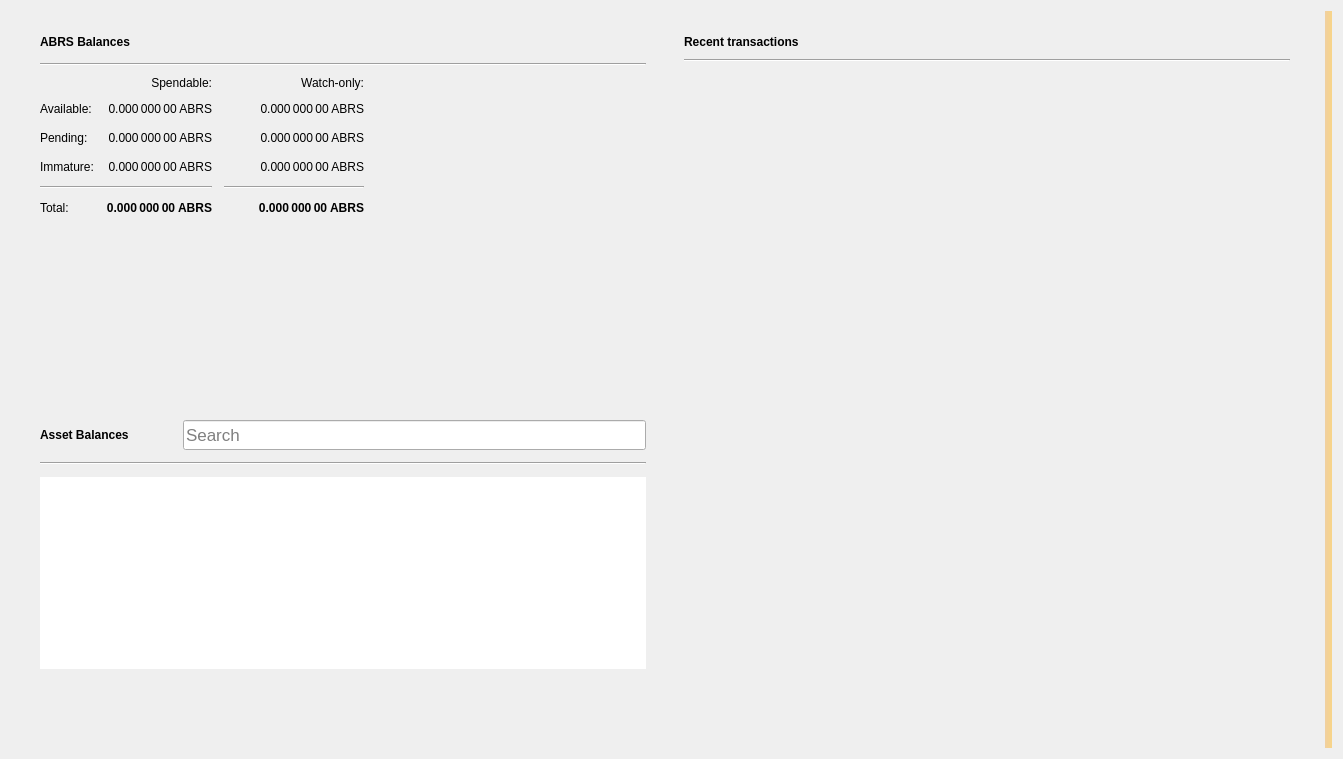
<?xml version="1.0" encoding="UTF-8"?>
<ui version="4.0">
 <class>OverviewPage</class>
 <widget class="QWidget" name="OverviewPage">
  <property name="geometry">
   <rect>
    <x>0</x>
    <y>0</y>
    <width>1343</width>
    <height>759</height>
   </rect>
  </property>
  <property name="minimumSize">
   <size>
    <width>760</width>
    <height>0</height>
   </size>
  </property>
  <property name="windowTitle">
   <string>Form</string>
  </property>
  <property name="autoFillBackground">
   <bool>false</bool>
  </property>
  <layout class="QGridLayout" name="gridLayout_3">
   <item row="0" column="1">
    <layout class="QVBoxLayout" name="verticalLayout_7">
     <property name="spacing">
      <number>0</number>
     </property>
     <property name="leftMargin">
      <number>0</number>
     </property>
     <property name="topMargin">
      <number>0</number>
     </property>
     <property name="rightMargin">
      <number>0</number>
     </property>
     <property name="bottomMargin">
      <number>0</number>
     </property>
     <item>
      <layout class="QHBoxLayout" name="horizontalLayout" stretch="0,0">
       <property name="spacing">
        <number>20</number>
       </property>
       <property name="sizeConstraint">
        <enum>QLayout::SetMinAndMaxSize</enum>
       </property>
       <property name="leftMargin">
        <number>20</number>
       </property>
       <property name="topMargin">
        <number>20</number>
       </property>
       <property name="rightMargin">
        <number>20</number>
       </property>
       <property name="bottomMargin">
        <number>20</number>
       </property>
       <item>
        <layout class="QVBoxLayout" name="verticalLayout_2">
         <property name="spacing">
          <number>0</number>
         </property>
         <property name="rightMargin">
          <number>0</number>
         </property>
         <item>
          <widget class="QFrame" name="frame">
           <property name="sizePolicy">
            <sizepolicy hsizetype="Preferred" vsizetype="Preferred">
             <horstretch>0</horstretch>
             <verstretch>0</verstretch>
            </sizepolicy>
           </property>
           <property name="minimumSize">
            <size>
             <width>350</width>
             <height>180</height>
            </size>
           </property>
           <property name="frameShape">
            <enum>QFrame::NoFrame</enum>
           </property>
           <property name="frameShadow">
            <enum>QFrame::Raised</enum>
           </property>
           <property name="lineWidth">
            <number>5</number>
           </property>
           <layout class="QVBoxLayout" name="verticalLayout_4">
            <property name="spacing">
             <number>10</number>
            </property>
            <property name="topMargin">
             <number>0</number>
            </property>
            <property name="bottomMargin">
             <number>0</number>
            </property>
            <item>
             <layout class="QHBoxLayout" name="horizontalLayout_4">
              <property name="spacing">
               <number>6</number>
              </property>
              <item>
               <widget class="QLabel" name="rvnBalancesLabel">
                <property name="font">
                 <font>
                  <weight>75</weight>
                  <bold>true</bold>
                 </font>
                </property>
                <property name="text">
                 <string>ABRS Balances</string>
                </property>
               </widget>
              </item>
              <item>
               <widget class="QPushButton" name="labelWalletStatus">
                <property name="enabled">
                 <bool>true</bool>
                </property>
                <property name="maximumSize">
                 <size>
                  <width>30</width>
                  <height>16777215</height>
                 </size>
                </property>
                <property name="toolTip">
                 <string>The displayed information may be out of date. Your wallet automatically synchronizes with the Aurora Borealis network after a connection is established, but this process has not completed yet.</string>
                </property>
                <property name="text">
                 <string/>
                </property>
                <property name="icon">
                 <iconset>
                  <normaloff>:/icons/warning</normaloff>
                  <disabledoff>:/icons/warning</disabledoff>:/icons/warning</iconset>
                </property>
                <property name="iconSize">
                 <size>
                  <width>24</width>
                  <height>24</height>
                 </size>
                </property>
                <property name="flat">
                 <bool>true</bool>
                </property>
               </widget>
              </item>
              <item>
               <spacer name="horizontalSpacer_3">
                <property name="orientation">
                 <enum>Qt::Horizontal</enum>
                </property>
                <property name="sizeHint" stdset="0">
                 <size>
                  <width>40</width>
                  <height>20</height>
                 </size>
                </property>
               </spacer>
              </item>
             </layout>
            </item>
            <item>
             <widget class="Line" name="line_2">
              <property name="orientation">
               <enum>Qt::Horizontal</enum>
              </property>
             </widget>
            </item>
            <item>
             <layout class="QGridLayout" name="gridLayout">
              <property name="bottomMargin">
               <number>5</number>
              </property>
              <property name="spacing">
               <number>12</number>
              </property>
              <item row="3" column="2">
               <widget class="QLabel" name="labelWatchImmature">
                <property name="font">
                 <font>
                  <weight>50</weight>
                  <bold>false</bold>
                 </font>
                </property>
                <property name="cursor">
                 <cursorShape>IBeamCursor</cursorShape>
                </property>
                <property name="toolTip">
                 <string>Mined balance in watch-only addresses that has not yet matured</string>
                </property>
                <property name="text">
                 <string notr="true">0.000 000 00 ABRS</string>
                </property>
                <property name="alignment">
                 <set>Qt::AlignRight|Qt::AlignTrailing|Qt::AlignVCenter</set>
                </property>
                <property name="textInteractionFlags">
                 <set>Qt::LinksAccessibleByMouse|Qt::TextSelectableByKeyboard|Qt::TextSelectableByMouse</set>
                </property>
               </widget>
              </item>
              <item row="2" column="3">
               <spacer name="horizontalSpacer_2">
                <property name="orientation">
                 <enum>Qt::Horizontal</enum>
                </property>
                <property name="sizeHint" stdset="0">
                 <size>
                  <width>40</width>
                  <height>20</height>
                 </size>
                </property>
               </spacer>
              </item>
              <item row="1" column="0">
               <widget class="QLabel" name="labelBalanceText">
                <property name="text">
                 <string>Available:</string>
                </property>
               </widget>
              </item>
              <item row="1" column="2">
               <widget class="QLabel" name="labelWatchAvailable">
                <property name="font">
                 <font>
                  <weight>50</weight>
                  <bold>false</bold>
                 </font>
                </property>
                <property name="cursor">
                 <cursorShape>IBeamCursor</cursorShape>
                </property>
                <property name="toolTip">
                 <string>Your current balance in watch-only addresses</string>
                </property>
                <property name="text">
                 <string notr="true">0.000 000 00 ABRS</string>
                </property>
                <property name="alignment">
                 <set>Qt::AlignRight|Qt::AlignTrailing|Qt::AlignVCenter</set>
                </property>
                <property name="textInteractionFlags">
                 <set>Qt::LinksAccessibleByMouse|Qt::TextSelectableByKeyboard|Qt::TextSelectableByMouse</set>
                </property>
               </widget>
              </item>
              <item row="2" column="1">
               <widget class="QLabel" name="labelUnconfirmed">
                <property name="font">
                 <font>
                  <weight>50</weight>
                  <bold>false</bold>
                 </font>
                </property>
                <property name="cursor">
                 <cursorShape>IBeamCursor</cursorShape>
                </property>
                <property name="toolTip">
                 <string>Total of transactions that have yet to be confirmed, and do not yet count toward the spendable balance</string>
                </property>
                <property name="text">
                 <string notr="true">0.000 000 00 ABRS</string>
                </property>
                <property name="alignment">
                 <set>Qt::AlignRight|Qt::AlignTrailing|Qt::AlignVCenter</set>
                </property>
                <property name="textInteractionFlags">
                 <set>Qt::LinksAccessibleByMouse|Qt::TextSelectableByKeyboard|Qt::TextSelectableByMouse</set>
                </property>
               </widget>
              </item>
              <item row="4" column="2">
               <widget class="Line" name="lineWatchBalance">
                <property name="sizePolicy">
                 <sizepolicy hsizetype="Preferred" vsizetype="Fixed">
                  <horstretch>0</horstretch>
                  <verstretch>0</verstretch>
                 </sizepolicy>
                </property>
                <property name="minimumSize">
                 <size>
                  <width>140</width>
                  <height>0</height>
                 </size>
                </property>
                <property name="orientation">
                 <enum>Qt::Horizontal</enum>
                </property>
               </widget>
              </item>
              <item row="0" column="1">
               <widget class="QLabel" name="labelSpendable">
                <property name="text">
                 <string>Spendable:</string>
                </property>
                <property name="alignment">
                 <set>Qt::AlignRight|Qt::AlignTrailing|Qt::AlignVCenter</set>
                </property>
               </widget>
              </item>
              <item row="3" column="0">
               <widget class="QLabel" name="labelImmatureText">
                <property name="text">
                 <string>Immature:</string>
                </property>
               </widget>
              </item>
              <item row="5" column="2">
               <widget class="QLabel" name="labelWatchTotal">
                <property name="font">
                 <font>
                  <weight>75</weight>
                  <bold>true</bold>
                 </font>
                </property>
                <property name="cursor">
                 <cursorShape>IBeamCursor</cursorShape>
                </property>
                <property name="toolTip">
                 <string>Current total balance in watch-only addresses</string>
                </property>
                <property name="text">
                 <string notr="true">0.000 000 00 ABRS</string>
                </property>
                <property name="alignment">
                 <set>Qt::AlignRight|Qt::AlignTrailing|Qt::AlignVCenter</set>
                </property>
                <property name="textInteractionFlags">
                 <set>Qt::LinksAccessibleByMouse|Qt::TextSelectableByKeyboard|Qt::TextSelectableByMouse</set>
                </property>
               </widget>
              </item>
              <item row="4" column="0" colspan="2">
               <widget class="Line" name="line">
                <property name="orientation">
                 <enum>Qt::Horizontal</enum>
                </property>
               </widget>
              </item>
              <item row="0" column="2">
               <widget class="QLabel" name="labelWatchonly">
                <property name="text">
                 <string>Watch-only:</string>
                </property>
                <property name="alignment">
                 <set>Qt::AlignRight|Qt::AlignTrailing|Qt::AlignVCenter</set>
                </property>
               </widget>
              </item>
              <item row="5" column="1">
               <widget class="QLabel" name="labelTotal">
                <property name="font">
                 <font>
                  <weight>75</weight>
                  <bold>true</bold>
                 </font>
                </property>
                <property name="cursor">
                 <cursorShape>IBeamCursor</cursorShape>
                </property>
                <property name="toolTip">
                 <string>Your current total balance</string>
                </property>
                <property name="text">
                 <string notr="true">0.000 000 00 ABRS</string>
                </property>
                <property name="alignment">
                 <set>Qt::AlignRight|Qt::AlignTrailing|Qt::AlignVCenter</set>
                </property>
                <property name="textInteractionFlags">
                 <set>Qt::LinksAccessibleByMouse|Qt::TextSelectableByKeyboard|Qt::TextSelectableByMouse</set>
                </property>
               </widget>
              </item>
              <item row="1" column="1">
               <widget class="QLabel" name="labelBalance">
                <property name="font">
                 <font>
                  <weight>50</weight>
                  <bold>false</bold>
                 </font>
                </property>
                <property name="cursor">
                 <cursorShape>IBeamCursor</cursorShape>
                </property>
                <property name="toolTip">
                 <string>Your current spendable balance</string>
                </property>
                <property name="text">
                 <string notr="true">0.000 000 00 ABRS</string>
                </property>
                <property name="alignment">
                 <set>Qt::AlignRight|Qt::AlignTrailing|Qt::AlignVCenter</set>
                </property>
                <property name="textInteractionFlags">
                 <set>Qt::LinksAccessibleByMouse|Qt::TextSelectableByKeyboard|Qt::TextSelectableByMouse</set>
                </property>
               </widget>
              </item>
              <item row="2" column="0">
               <widget class="QLabel" name="labelPendingText">
                <property name="text">
                 <string>Pending:</string>
                </property>
               </widget>
              </item>
              <item row="5" column="0">
               <widget class="QLabel" name="labelTotalText">
                <property name="text">
                 <string>Total:</string>
                </property>
               </widget>
              </item>
              <item row="3" column="1">
               <widget class="QLabel" name="labelImmature">
                <property name="font">
                 <font>
                  <weight>50</weight>
                  <bold>false</bold>
                 </font>
                </property>
                <property name="cursor">
                 <cursorShape>IBeamCursor</cursorShape>
                </property>
                <property name="toolTip">
                 <string>Mined balance that has not yet matured</string>
                </property>
                <property name="text">
                 <string notr="true">0.000 000 00 ABRS</string>
                </property>
                <property name="alignment">
                 <set>Qt::AlignRight|Qt::AlignTrailing|Qt::AlignVCenter</set>
                </property>
                <property name="textInteractionFlags">
                 <set>Qt::LinksAccessibleByMouse|Qt::TextSelectableByKeyboard|Qt::TextSelectableByMouse</set>
                </property>
               </widget>
              </item>
              <item row="2" column="2">
               <widget class="QLabel" name="labelWatchPending">
                <property name="font">
                 <font>
                  <weight>50</weight>
                  <bold>false</bold>
                 </font>
                </property>
                <property name="cursor">
                 <cursorShape>IBeamCursor</cursorShape>
                </property>
                <property name="toolTip">
                 <string>Unconfirmed transactions to watch-only addresses</string>
                </property>
                <property name="text">
                 <string notr="true">0.000 000 00 ABRS</string>
                </property>
                <property name="alignment">
                 <set>Qt::AlignRight|Qt::AlignTrailing|Qt::AlignVCenter</set>
                </property>
                <property name="textInteractionFlags">
                 <set>Qt::LinksAccessibleByMouse|Qt::TextSelectableByKeyboard|Qt::TextSelectableByMouse</set>
                </property>
               </widget>
              </item>
             </layout>
            </item>
           </layout>
          </widget>
         </item>
         <item>
          <widget class="QWidget" name="assetVerticalSpaceWidget2" native="true">
           <property name="autoFillBackground">
            <bool>false</bool>
           </property>
           <layout class="QVBoxLayout" name="verticalLayout_6">
            <item>
             <spacer name="verticalSpacer_4">
              <property name="orientation">
               <enum>Qt::Vertical</enum>
              </property>
              <property name="sizeType">
               <enum>QSizePolicy::MinimumExpanding</enum>
              </property>
              <property name="sizeHint" stdset="0">
               <size>
                <width>20</width>
                <height>10</height>
               </size>
              </property>
             </spacer>
            </item>
           </layout>
          </widget>
         </item>
         <item>
          <widget class="QFrame" name="assetFrame">
           <property name="minimumSize">
            <size>
             <width>350</width>
             <height>150</height>
            </size>
           </property>
           <property name="autoFillBackground">
            <bool>true</bool>
           </property>
           <property name="frameShape">
            <enum>QFrame::NoFrame</enum>
           </property>
           <property name="frameShadow">
            <enum>QFrame::Plain</enum>
           </property>
           <property name="lineWidth">
            <number>0</number>
           </property>
           <layout class="QVBoxLayout" name="verticalLayout_5">
            <property name="spacing">
             <number>12</number>
            </property>
            <item>
             <layout class="QHBoxLayout" name="assetBalanceHorizontalLayout">
              <item alignment="Qt::AlignVCenter">
               <widget class="QLabel" name="assetBalanceLabel">
                <property name="font">
                 <font>
                  <weight>75</weight>
                  <bold>true</bold>
                 </font>
                </property>
                <property name="text">
                 <string>Asset Balances</string>
                </property>
               </widget>
              </item>
              <item>
               <widget class="QPushButton" name="labelAssetStatus">
                <property name="enabled">
                 <bool>true</bool>
                </property>
                <property name="maximumSize">
                 <size>
                  <width>30</width>
                  <height>16777215</height>
                 </size>
                </property>
                <property name="toolTip">
                 <string>The displayed information may be out of date. Your wallet automatically synchronizes with the Aurora Borealis network after a connection is established, but this process has not completed yet.</string>
                </property>
                <property name="text">
                 <string/>
                </property>
                <property name="icon">
                 <iconset>
                  <normaloff>:/icons/warning</normaloff>
                  <disabledoff>:/icons/warning</disabledoff>:/icons/warning</iconset>
                </property>
                <property name="iconSize">
                 <size>
                  <width>24</width>
                  <height>24</height>
                 </size>
                </property>
                <property name="flat">
                 <bool>true</bool>
                </property>
               </widget>
              </item>
              <item alignment="Qt::AlignBottom">
               <widget class="QLineEdit" name="assetSearch">
                <property name="sizePolicy">
                 <sizepolicy hsizetype="Expanding" vsizetype="Preferred">
                  <horstretch>0</horstretch>
                  <verstretch>0</verstretch>
                 </sizepolicy>
                </property>
                <property name="minimumSize">
                 <size>
                  <width>0</width>
                  <height>30</height>
                 </size>
                </property>
                <property name="maximumSize">
                 <size>
                  <width>16777215</width>
                  <height>30</height>
                 </size>
                </property>
                <property name="sizeIncrement">
                 <size>
                  <width>0</width>
                  <height>0</height>
                 </size>
                </property>
                <property name="baseSize">
                 <size>
                  <width>0</width>
                  <height>0</height>
                 </size>
                </property>
                <property name="font">
                 <font>
                  <pointsize>13</pointsize>
                 </font>
                </property>
                <property name="maxLength">
                 <number>32</number>
                </property>
                <property name="frame">
                 <bool>true</bool>
                </property>
                <property name="alignment">
                 <set>Qt::AlignLeading|Qt::AlignLeft|Qt::AlignVCenter</set>
                </property>
                <property name="placeholderText">
                 <string>Search</string>
                </property>
                <property name="clearButtonEnabled">
                 <bool>true</bool>
                </property>
               </widget>
              </item>
             </layout>
            </item>
            <item>
             <widget class="Line" name="assetBalanceLine">
              <property name="orientation">
               <enum>Qt::Horizontal</enum>
              </property>
             </widget>
            </item>
            <item>
             <widget class="QListView" name="listAssets">
              <property name="frameShape">
               <enum>QFrame::NoFrame</enum>
              </property>
              <property name="lineWidth">
               <number>0</number>
              </property>
              <property name="verticalScrollMode">
               <enum>QAbstractItemView::ScrollPerItem</enum>
              </property>
             </widget>
            </item>
            <item>
             <widget class="QWidget" name="assetVerticalSpaceWidget" native="true">
              <property name="autoFillBackground">
               <bool>false</bool>
              </property>
              <layout class="QVBoxLayout" name="verticalLayout">
               <item>
                <spacer name="verticalSpacer_3">
                 <property name="orientation">
                  <enum>Qt::Vertical</enum>
                 </property>
                 <property name="sizeHint" stdset="0">
                  <size>
                   <width>20</width>
                   <height>20</height>
                  </size>
                 </property>
                </spacer>
               </item>
              </layout>
             </widget>
            </item>
           </layout>
          </widget>
         </item>
        </layout>
       </item>
       <item>
        <layout class="QVBoxLayout" name="verticalLayout_3">
         <property name="spacing">
          <number>20</number>
         </property>
         <property name="leftMargin">
          <number>0</number>
         </property>
         <item>
          <widget class="QFrame" name="frame_2">
           <property name="sizePolicy">
            <sizepolicy hsizetype="Preferred" vsizetype="Preferred">
             <horstretch>0</horstretch>
             <verstretch>0</verstretch>
            </sizepolicy>
           </property>
           <property name="minimumSize">
            <size>
             <width>350</width>
             <height>0</height>
            </size>
           </property>
           <property name="sizeIncrement">
            <size>
             <width>0</width>
             <height>300</height>
            </size>
           </property>
           <property name="frameShape">
            <enum>QFrame::NoFrame</enum>
           </property>
           <property name="frameShadow">
            <enum>QFrame::Plain</enum>
           </property>
           <property name="lineWidth">
            <number>0</number>
           </property>
           <layout class="QGridLayout" name="gridLayout_2">
            <property name="topMargin">
             <number>0</number>
            </property>
            <property name="horizontalSpacing">
             <number>12</number>
            </property>
            <item row="0" column="0">
             <layout class="QHBoxLayout" name="horizontalLayout_2">
              <property name="spacing">
               <number>6</number>
              </property>
              <item>
               <widget class="QLabel" name="recentTransactionsLabel">
                <property name="font">
                 <font>
                  <weight>75</weight>
                  <bold>true</bold>
                 </font>
                </property>
                <property name="text">
                 <string>Recent transactions</string>
                </property>
               </widget>
              </item>
              <item>
               <widget class="QPushButton" name="labelTransactionsStatus">
                <property name="enabled">
                 <bool>true</bool>
                </property>
                <property name="maximumSize">
                 <size>
                  <width>30</width>
                  <height>16777215</height>
                 </size>
                </property>
                <property name="toolTip">
                 <string>The displayed information may be out of date. Your wallet automatically synchronizes with the Aurora Borealis network after a connection is established, but this process has not completed yet.</string>
                </property>
                <property name="text">
                 <string/>
                </property>
                <property name="icon">
                 <iconset>
                  <normaloff>:/icons/warning</normaloff>
                  <disabledoff>:/icons/warning</disabledoff>:/icons/warning</iconset>
                </property>
                <property name="iconSize">
                 <size>
                  <width>24</width>
                  <height>24</height>
                 </size>
                </property>
                <property name="flat">
                 <bool>true</bool>
                </property>
               </widget>
              </item>
              <item>
               <spacer name="horizontalSpacer">
                <property name="orientation">
                 <enum>Qt::Horizontal</enum>
                </property>
                <property name="sizeHint" stdset="0">
                 <size>
                  <width>40</width>
                  <height>20</height>
                 </size>
                </property>
               </spacer>
              </item>
             </layout>
            </item>
            <item row="2" column="0">
             <widget class="QListView" name="listTransactions">
              <property name="styleSheet">
               <string notr="true">QListView { background: transparent; }</string>
              </property>
              <property name="frameShape">
               <enum>QFrame::NoFrame</enum>
              </property>
              <property name="verticalScrollBarPolicy">
               <enum>Qt::ScrollBarAlwaysOff</enum>
              </property>
              <property name="horizontalScrollBarPolicy">
               <enum>Qt::ScrollBarAlwaysOff</enum>
              </property>
              <property name="selectionMode">
               <enum>QAbstractItemView::NoSelection</enum>
              </property>
             </widget>
            </item>
            <item row="1" column="0">
             <widget class="Line" name="line_3">
              <property name="orientation">
               <enum>Qt::Horizontal</enum>
              </property>
             </widget>
            </item>
           </layout>
          </widget>
         </item>
        </layout>
       </item>
      </layout>
     </item>
    </layout>
   </item>
   <item row="0" column="3">
    <widget class="QLabel" name="labelAlerts">
     <property name="visible">
      <bool>true</bool>
     </property>
     <property name="styleSheet">
      <string notr="true">QLabel { background-color: qlineargradient(x1: 0, y1: 0, x2: 1, y2: 0, stop:0 #F0D0A0, stop:1 #F8D488); color:#000000; }</string>
     </property>
     <property name="wordWrap">
      <bool>true</bool>
     </property>
     <property name="margin">
      <number>3</number>
     </property>
     <property name="textInteractionFlags">
      <set>Qt::TextSelectableByMouse</set>
     </property>
    </widget>
   </item>
  </layout>
 </widget>
 <resources/>
 <connections/>
</ui>
